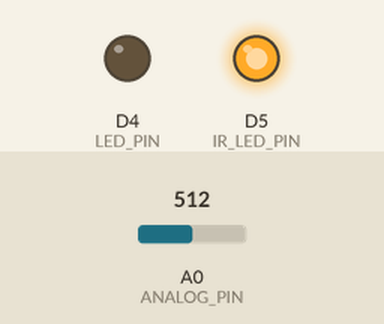
Recording of a sketch running on a simulated ESP8266 (NodeMCU). On the bench: output pins drawn as LEDs (lit = HIGH). The test bench sets the inputs (shaded band); at power-on: A0 (ANALOG_PIN) = 512. What the sketch prints to the serial monitor is not drawn.

Above: at 1.2 s.
1.3 s: A0 (ANALOG_PIN) set to 78
4.3 s: A0 (ANALOG_PIN) set to 68
At 5.7 s:
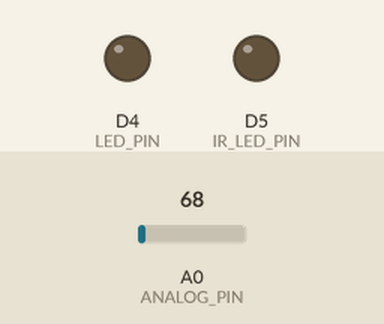
6.0 s: A0 (ANALOG_PIN) set to 49
At 7.8 s:
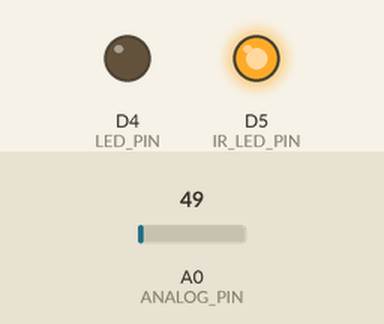
9.0 s: A0 (ANALOG_PIN) set to 42
12.0 s: A0 (ANALOG_PIN) set to 111
15.0 s: A0 (ANALOG_PIN) set to 131
Timing chart, 0 to 17.9 s (numbered marks = the images above; inputs shaded):
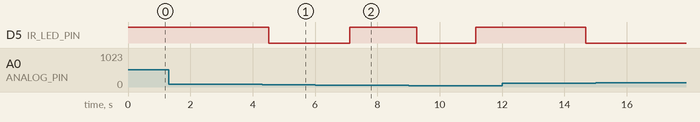

Measured:
- the behaviour switches between 73 and 72 on A0 (ANALOG_PIN) (found by bisection; images 0 and 1)
- after the input at 6.0 s, D5 (IR_LED_PIN): LOW → HIGH after 1.1 s instead of 1.5 s

The sketch:

ir_test.ino
```cpp
#define IR_LED_PIN D5
#define IR_REC_PIN D6
#define ANALOG_PIN A0
#define LED_PIN D4

volatile byte led_state = 0;

void setup() {
  // put your setup code here, to run once:
  pinMode(IR_LED_PIN, OUTPUT);
  pinMode(IR_REC_PIN, INPUT);
  pinMode(ANALOG_PIN, INPUT);
  pinMode(LED_PIN, OUTPUT);
//  attachInterrupt(IR_REC_PIN, irq, CHANGE);
  Serial.begin(230400);
  analogWriteFreq(38000);
}

void loop() {
//  for( int f = 5000; f < 50000; f += 1000 ) {
//    Serial.println(f);
//    analogWriteFreq(f);

    digitalWrite(IR_LED_PIN, HIGH);
    for( int i = 0; i < 1000; i++ ) {
      //digitalWrite(LED_PIN, analogRead(IR_REC_PIN));
      delay(1);
      printAnalog();
    }
    digitalWrite(IR_LED_PIN, LOW);
    for( int i = 0; i < 1000; i++ ) {
      //digitalWrite(LED_PIN, analogRead(IR_REC_PIN));
      delay(1);
      printAnalog();
    }
//  }
}

void printAnalog() {
  int in = analogRead(A0);
  for( int i = 0; i < in; i++ ) {
    Serial.print("#");
  }
  Serial.println();
}

//void irq() {
//  digitalWrite(LED_PIN, digitalRead(IR_REC_PIN));
//}
```
